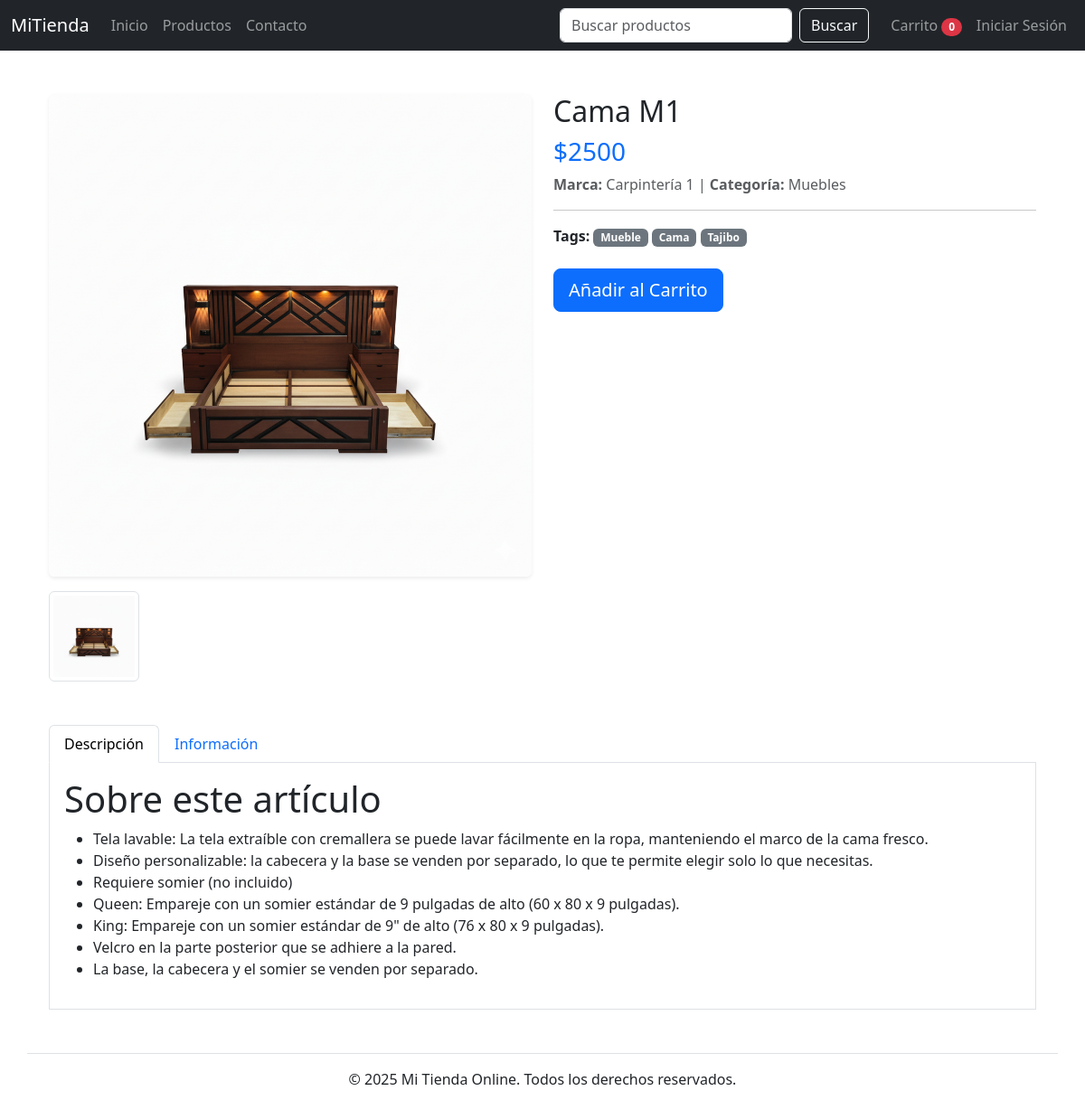
Screenshot of /product/2/ with the database file from the repository.
### store/models.py (models this page shows, shortened)
class Product(models.Model):
    STATUS = (
        ('Publish', 'Publish'),
        ('Draft', 'Draft'),
    )
    CONDITION = (
        ('New', 'New'),
        ('Old', 'Old'),
    )
    name = models.CharField(max_length=200)
    price = models.IntegerField()
    image = models.ImageField(upload_to='product_images/')
    status = models.CharField(max_length=200, choices=STATUS, default='Publish')
    condition = models.CharField(max_length=100, choices=CONDITION, default='New')
    information = RichTextField(null=True, blank=True)
    description = RichTextField(null=True, blank=True)
    category = models.ForeignKey(Category, on_delete=models.CASCADE)
    brand = models.ForeignKey(Brand, on_delete=models.CASCADE)
    color = models.ForeignKey(Color, on_delete=models.CASCADE)
    filter_price = models.ForeignKey(FilterPrice, on_delete=models.CASCADE)

class Brand(models.Model):
    name = models.CharField(max_length=200)

class Category(models.Model):
    name = models.CharField(max_length=200)

class Tag(models.Model):
    name = models.CharField(max_length=200)
    product = models.ForeignKey(Product, on_delete=models.CASCADE)

### store/views.py (the view)
# urls.py: path('product/<int:pk>/', views.product_detail, name='product_detail'),
def product_detail(request, pk):
    product = Product.objects.get(id=pk)
    context = {
        'product': product,
    }
    return render(request, 'store/product_detail.html', context)

### templates/store/product_detail.html (shortened to what this page needs)
{% extends 'main/base.html' %}
{% load static %}
{% block content %}
<div class="container mt-5">
    <div class="row">
        <div class="col-lg-6">
            <div class="mb-3">
                <img id="main-image" src="{{ product.image.url }}" class="img-fluid rounded shadow-sm" alt="{{ product.name }}">
            </div>
            <div class="d-flex justify-content-start">
                <img src="{{ product.image.url }}" class="img-thumbnail me-2" style="width: 100px; cursor: pointer;" onclick="document.getElementById('main-image').src=this.src">
            </div>
        </div>
        <div class="col-lg-6">
            <h2>{{ product.name }}</h2>
            <h3 class="text-primary">${{ product.price }}</h3>
            <p class="text-muted"><strong>Marca:</strong> {{ product.brand.name }} | <strong>Categoría:</strong> {{ product.category.name }}</p>
            <hr>
            <p>
                <strong>Tags:</strong>
                {% for tag in product.tag_set.all %}
                    <span class="badge bg-secondary">{{ tag.name }}</span>
                {% empty %}
                    <span>Sin tags</span>
                {% endfor %}
            </p>
            <div class="mt-4">
                <a href="{% url 'add_to_cart' product.id %}" class="btn btn-primary btn-lg">Añadir al Carrito</a>
            </div>
            </div>
    </div>
    <div class="row mt-5">
        <div class="col-12">
            <ul class="nav nav-tabs" id="myTab" role="tablist">
                <li class="nav-item" role="presentation">
                    <button class="nav-link active" id="description-tab" data-bs-toggle="tab" data-bs-target="#description" type="button" role="tab" aria-controls="description" aria-selected="true">Descripción</button>
                </li>
                <li class="nav-item" role="presentation">
                    <button class="nav-link" id="information-tab" data-bs-toggle="tab" data-bs-target="#information" type="button" role="tab" aria-controls="information" aria-selected="false">Información</button>
                </li>
            </ul>
            <div class="tab-content p-3 border border-top-0" id="myTabContent">
                <div class="tab-pane fade show active" id="description" role="tabpanel" aria-labelledby="description-tab">
                    {{ product.description|safe }}
                </div>
            </div>
        </div>
    </div>
</div>
{% endblock content %}

### rows the page displays
Product: image (picture), name "Cama M1", price "2500", brand.name "Carpintería 1", category.name "Muebles", description "Sobre este artículo Tela lavable: La tela extraíble con cremallera se puede lavar fácilmente en la ropa, manteniendo el marco de la cama fresco. Diseño personalizable: la cabecera y la base se venden por separado, lo que te permite elegir solo lo que necesitas. Requiere somier (no incluido) Queen: Empareje con un somier estándar de 9 pulgadas de alto (60 x 80 x 9 pulgadas). King: Empareje con un somier estándar de 9\" de alto (76 x 80 x 9 pulgadas). Velcro en la parte posterior que se adhiere a la pared. La base, la cabecera y el somier se venden por separado."
Tag: name "Mueble"
Tag: name "Cama"
Tag: name "Tajibo"

### other values shown
{{ request.session.cart|length }} "0"
